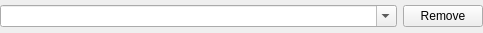
<?xml version="1.0" encoding="UTF-8"?>
<ui version="4.0">
 <class>ActionIDsItem</class>
 <widget class="QWidget" name="ActionIDsItem">
  <property name="geometry">
   <rect>
    <x>0</x>
    <y>0</y>
    <width>483</width>
    <height>33</height>
   </rect>
  </property>
  <layout class="QHBoxLayout" name="horizontalLayout">
   <property name="margin">
    <number>0</number>
   </property>
   <item>
    <widget class="QComboBox" name="item">
     <property name="sizePolicy">
      <sizepolicy hsizetype="Expanding" vsizetype="Fixed">
       <horstretch>0</horstretch>
       <verstretch>0</verstretch>
      </sizepolicy>
     </property>
     <property name="editable">
      <bool>true</bool>
     </property>
    </widget>
   </item>
   <item>
    <widget class="QPushButton" name="remove">
     <property name="text">
      <string>Remove</string>
     </property>
    </widget>
   </item>
  </layout>
 </widget>
 <resources/>
 <connections/>
</ui>
